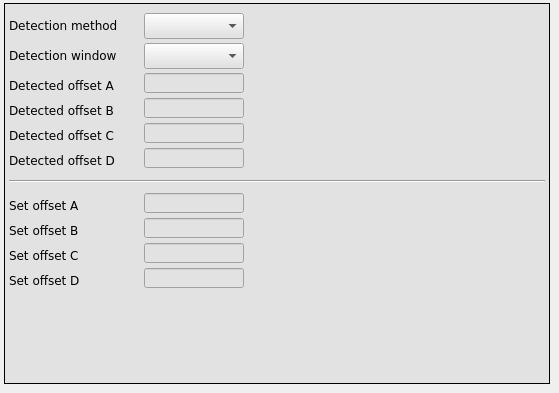
      <widget class="QWidget" name="Poly_2">
       <attribute name="title">
        <string>DC offset</string>
       </attribute>
       <widget class="caFrame" name="caframe_9">
        <property name="geometry">
         <rect>
          <x>4</x>
          <y>3</y>
          <width>546</width>
          <height>381</height>
         </rect>
        </property>
        <property name="styleSheet">
         <string notr="true">background-color: rgb(226, 226, 226);</string>
        </property>
        <property name="frameShape">
         <enum>QFrame::Box</enum>
        </property>
        <property name="frameShadow">
         <enum>QFrame::Plain</enum>
        </property>
        <widget class="QLabel" name="label_48">
         <property name="geometry">
          <rect>
           <x>5</x>
           <y>95</y>
           <width>116</width>
           <height>25</height>
          </rect>
         </property>
         <property name="font">
          <font>
           <family>DejaVu Sans</family>
          </font>
         </property>
         <property name="text">
          <string>Detected offset B</string>
         </property>
        </widget>
        <widget class="caTextEntry" name="catextentry_37">
         <property name="geometry">
          <rect>
           <x>140</x>
           <y>95</y>
           <width>100</width>
           <height>20</height>
          </rect>
         </property>
         <property name="font">
          <font>
           <family>DejaVu Sans</family>
           <pointsize>9</pointsize>
           <stylestrategy>PreferDefault</stylestrategy>
          </font>
         </property>
         <property name="alignment">
          <set>Qt::AlignRight|Qt::AlignTrailing|Qt::AlignVCenter</set>
         </property>
         <property name="channel" stdset="0">
          <string notr="true">$(BPM):calibration:zlc:detect_level:b</string>
         </property>
         <property name="background">
          <color>
           <red>255</red>
           <green>255</green>
           <blue>255</blue>
          </color>
         </property>
         <property name="colorMode">
          <enum>caLineEdit::Static</enum>
         </property>
         <property name="precision">
          <number>4</number>
         </property>
         <property name="precisionMode">
          <enum>caLineEdit::Channel</enum>
         </property>
         <property name="maxValue">
          <double>2.000000000000000</double>
         </property>
         <property name="minValue">
          <double>0.100000000000000</double>
         </property>
        </widget>
        <widget class="QLabel" name="label_49">
         <property name="geometry">
          <rect>
           <x>5</x>
           <y>120</y>
           <width>116</width>
           <height>25</height>
          </rect>
         </property>
         <property name="font">
          <font>
           <family>DejaVu Sans</family>
          </font>
         </property>
         <property name="text">
          <string>Detected offset C</string>
         </property>
        </widget>
        <widget class="caTextEntry" name="catextentry_38">
         <property name="geometry">
          <rect>
           <x>140</x>
           <y>120</y>
           <width>100</width>
           <height>20</height>
          </rect>
         </property>
         <property name="font">
          <font>
           <family>DejaVu Sans</family>
           <pointsize>9</pointsize>
           <stylestrategy>PreferDefault</stylestrategy>
          </font>
         </property>
         <property name="alignment">
          <set>Qt::AlignRight|Qt::AlignTrailing|Qt::AlignVCenter</set>
         </property>
         <property name="channel" stdset="0">
          <string notr="true">$(BPM):calibration:zlc:detect_level:c</string>
         </property>
         <property name="background">
          <color>
           <red>255</red>
           <green>255</green>
           <blue>255</blue>
          </color>
         </property>
         <property name="colorMode">
          <enum>caLineEdit::Static</enum>
         </property>
         <property name="precision">
          <number>4</number>
         </property>
         <property name="precisionMode">
          <enum>caLineEdit::Channel</enum>
         </property>
         <property name="maxValue">
          <double>2.000000000000000</double>
         </property>
         <property name="minValue">
          <double>0.100000000000000</double>
         </property>
        </widget>
        <widget class="QLabel" name="label_50">
         <property name="geometry">
          <rect>
           <x>5</x>
           <y>40</y>
           <width>121</width>
           <height>25</height>
          </rect>
         </property>
         <property name="font">
          <font>
           <family>DejaVu Sans</family>
          </font>
         </property>
         <property name="text">
          <string>Detection window</string>
         </property>
        </widget>
        <widget class="QLabel" name="label_51">
         <property name="geometry">
          <rect>
           <x>5</x>
           <y>145</y>
           <width>116</width>
           <height>25</height>
          </rect>
         </property>
         <property name="font">
          <font>
           <family>DejaVu Sans</family>
          </font>
         </property>
         <property name="text">
          <string>Detected offset D</string>
         </property>
        </widget>
        <widget class="caTextEntry" name="catextentry_40">
         <property name="geometry">
          <rect>
           <x>140</x>
           <y>145</y>
           <width>100</width>
           <height>20</height>
          </rect>
         </property>
         <property name="font">
          <font>
           <family>DejaVu Sans</family>
           <pointsize>9</pointsize>
           <stylestrategy>PreferDefault</stylestrategy>
          </font>
         </property>
         <property name="alignment">
          <set>Qt::AlignRight|Qt::AlignTrailing|Qt::AlignVCenter</set>
         </property>
         <property name="channel" stdset="0">
          <string notr="true">$(BPM):calibration:zlc:detect_level:d</string>
         </property>
         <property name="background">
          <color>
           <red>255</red>
           <green>255</green>
           <blue>255</blue>
          </color>
         </property>
         <property name="colorMode">
          <enum>caLineEdit::Static</enum>
         </property>
         <property name="precision">
          <number>4</number>
         </property>
         <property name="precisionMode">
          <enum>caLineEdit::Channel</enum>
         </property>
         <property name="maxValue">
          <double>2.000000000000000</double>
         </property>
         <property name="minValue">
          <double>0.100000000000000</double>
         </property>
        </widget>
        <widget class="caTextEntry" name="catextentry_41">
         <property name="geometry">
          <rect>
           <x>140</x>
           <y>70</y>
           <width>100</width>
           <height>20</height>
          </rect>
         </property>
         <property name="font">
          <font>
           <family>DejaVu Sans</family>
           <pointsize>9</pointsize>
           <stylestrategy>PreferDefault</stylestrategy>
          </font>
         </property>
         <property name="alignment">
          <set>Qt::AlignRight|Qt::AlignTrailing|Qt::AlignVCenter</set>
         </property>
         <property name="channel" stdset="0">
          <string notr="true">$(BPM):calibration:zlc:detect_level:a</string>
         </property>
         <property name="background">
          <color>
           <red>255</red>
           <green>255</green>
           <blue>255</blue>
          </color>
         </property>
         <property name="colorMode">
          <enum>caLineEdit::Static</enum>
         </property>
         <property name="precision">
          <number>4</number>
         </property>
         <property name="precisionMode">
          <enum>caLineEdit::Channel</enum>
         </property>
         <property name="maxValue">
          <double>2.000000000000000</double>
         </property>
         <property name="minValue">
          <double>0.100000000000000</double>
         </property>
        </widget>
        <widget class="QLabel" name="label_52">
         <property name="geometry">
          <rect>
           <x>5</x>
           <y>70</y>
           <width>121</width>
           <height>25</height>
          </rect>
         </property>
         <property name="font">
          <font>
           <family>DejaVu Sans</family>
          </font>
         </property>
         <property name="text">
          <string>Detected offset A</string>
         </property>
        </widget>
        <widget class="Line" name="line_2">
         <property name="geometry">
          <rect>
           <x>5</x>
           <y>170</y>
           <width>536</width>
           <height>16</height>
          </rect>
         </property>
         <property name="orientation">
          <enum>Qt::Horizontal</enum>
         </property>
        </widget>
        <widget class="QLabel" name="label_53">
         <property name="geometry">
          <rect>
           <x>5</x>
           <y>215</y>
           <width>116</width>
           <height>25</height>
          </rect>
         </property>
         <property name="font">
          <font>
           <family>DejaVu Sans</family>
          </font>
         </property>
         <property name="text">
          <string>Set offset B</string>
         </property>
        </widget>
        <widget class="caTextEntry" name="catextentry_42">
         <property name="geometry">
          <rect>
           <x>140</x>
           <y>215</y>
           <width>100</width>
           <height>20</height>
          </rect>
         </property>
         <property name="font">
          <font>
           <family>DejaVu Sans</family>
           <pointsize>9</pointsize>
           <stylestrategy>PreferDefault</stylestrategy>
          </font>
         </property>
         <property name="text">
          <string/>
         </property>
         <property name="alignment">
          <set>Qt::AlignRight|Qt::AlignTrailing|Qt::AlignVCenter</set>
         </property>
         <property name="channel" stdset="0">
          <string notr="true">$(BPM):calibration:zlc:offset:b</string>
         </property>
         <property name="background">
          <color>
           <red>255</red>
           <green>255</green>
           <blue>255</blue>
          </color>
         </property>
         <property name="colorMode">
          <enum>caLineEdit::Static</enum>
         </property>
         <property name="precision">
          <number>4</number>
         </property>
         <property name="precisionMode">
          <enum>caLineEdit::Channel</enum>
         </property>
         <property name="maxValue">
          <double>2.000000000000000</double>
         </property>
         <property name="minValue">
          <double>0.100000000000000</double>
         </property>
        </widget>
        <widget class="QLabel" name="label_54">
         <property name="geometry">
          <rect>
           <x>5</x>
           <y>265</y>
           <width>116</width>
           <height>25</height>
          </rect>
         </property>
         <property name="font">
          <font>
           <family>DejaVu Sans</family>
          </font>
         </property>
         <property name="text">
          <string>Set offset D</string>
         </property>
        </widget>
        <widget class="caTextEntry" name="catextentry_43">
         <property name="geometry">
          <rect>
           <x>140</x>
           <y>190</y>
           <width>100</width>
           <height>20</height>
          </rect>
         </property>
         <property name="font">
          <font>
           <family>DejaVu Sans</family>
           <pointsize>9</pointsize>
           <stylestrategy>PreferDefault</stylestrategy>
          </font>
         </property>
         <property name="text">
          <string/>
         </property>
         <property name="alignment">
          <set>Qt::AlignRight|Qt::AlignTrailing|Qt::AlignVCenter</set>
         </property>
         <property name="channel" stdset="0">
          <string notr="true">$(BPM):calibration:zlc:offset:a</string>
         </property>
         <property name="background">
          <color>
           <red>255</red>
           <green>255</green>
           <blue>255</blue>
          </color>
         </property>
         <property name="colorMode">
          <enum>caLineEdit::Static</enum>
         </property>
         <property name="precision">
          <number>4</number>
         </property>
         <property name="precisionMode">
          <enum>caLineEdit::Channel</enum>
         </property>
         <property name="maxValue">
          <double>2.000000000000000</double>
         </property>
         <property name="minValue">
          <double>0.100000000000000</double>
         </property>
        </widget>
        <widget class="caTextEntry" name="catextentry_44">
         <property name="geometry">
          <rect>
           <x>140</x>
           <y>265</y>
           <width>100</width>
           <height>20</height>
          </rect>
         </property>
         <property name="font">
          <font>
           <family>DejaVu Sans</family>
           <pointsize>9</pointsize>
           <stylestrategy>PreferDefault</stylestrategy>
          </font>
         </property>
         <property name="text">
          <string/>
         </property>
         <property name="alignment">
          <set>Qt::AlignRight|Qt::AlignTrailing|Qt::AlignVCenter</set>
         </property>
         <property name="channel" stdset="0">
          <string notr="true">$(BPM):calibration:zlc:offset:d</string>
         </property>
         <property name="background">
          <color>
           <red>255</red>
           <green>255</green>
           <blue>255</blue>
          </color>
         </property>
         <property name="colorMode">
          <enum>caLineEdit::Static</enum>
         </property>
         <property name="precision">
          <number>4</number>
         </property>
         <property name="precisionMode">
          <enum>caLineEdit::Channel</enum>
         </property>
         <property name="maxValue">
          <double>2.000000000000000</double>
         </property>
         <property name="minValue">
          <double>0.100000000000000</double>
         </property>
        </widget>
        <widget class="QLabel" name="label_56">
         <property name="geometry">
          <rect>
           <x>5</x>
           <y>190</y>
           <width>121</width>
           <height>25</height>
          </rect>
         </property>
         <property name="font">
          <font>
           <family>DejaVu Sans</family>
          </font>
         </property>
         <property name="text">
          <string>Set offset A</string>
         </property>
        </widget>
        <widget class="QLabel" name="label_57">
         <property name="geometry">
          <rect>
           <x>5</x>
           <y>240</y>
           <width>116</width>
           <height>25</height>
          </rect>
         </property>
         <property name="font">
          <font>
           <family>DejaVu Sans</family>
          </font>
         </property>
         <property name="text">
          <string>Set offset C</string>
         </property>
        </widget>
        <widget class="caTextEntry" name="catextentry_45">
         <property name="geometry">
          <rect>
           <x>140</x>
           <y>240</y>
           <width>100</width>
           <height>20</height>
          </rect>
         </property>
         <property name="font">
          <font>
           <family>DejaVu Sans</family>
           <pointsize>9</pointsize>
           <stylestrategy>PreferDefault</stylestrategy>
          </font>
         </property>
         <property name="text">
          <string/>
         </property>
         <property name="alignment">
          <set>Qt::AlignRight|Qt::AlignTrailing|Qt::AlignVCenter</set>
         </property>
         <property name="channel" stdset="0">
          <string notr="true">$(BPM):calibration:zlc:offset:c</string>
         </property>
         <property name="background">
          <color>
           <red>255</red>
           <green>255</green>
           <blue>255</blue>
          </color>
         </property>
         <property name="colorMode">
          <enum>caLineEdit::Static</enum>
         </property>
         <property name="precision">
          <number>4</number>
         </property>
         <property name="precisionMode">
          <enum>caLineEdit::Channel</enum>
         </property>
         <property name="maxValue">
          <double>2.000000000000000</double>
         </property>
         <property name="minValue">
          <double>0.100000000000000</double>
         </property>
        </widget>
        <widget class="caMenu" name="camenu_10">
         <property name="geometry">
          <rect>
           <x>140</x>
           <y>40</y>
           <width>100</width>
           <height>26</height>
          </rect>
         </property>
         <property name="font">
          <font>
           <family>DejaVu Sans</family>
           <pointsize>10</pointsize>
          </font>
         </property>
         <property name="styleSheet">
          <string notr="true">color: rgb(0, 0, 0);</string>
         </property>
         <property name="frame">
          <bool>true</bool>
         </property>
         <property name="channel" stdset="0">
          <string notr="true">$(BPM):calibration:zlc:window</string>
         </property>
         <property name="labelDisplay">
          <bool>false</bool>
         </property>
        </widget>
        <widget class="caMenu" name="camenu_11">
         <property name="geometry">
          <rect>
           <x>140</x>
           <y>10</y>
           <width>100</width>
           <height>26</height>
          </rect>
         </property>
         <property name="font">
          <font>
           <family>DejaVu Sans</family>
           <pointsize>10</pointsize>
          </font>
         </property>
         <property name="styleSheet">
          <string notr="true">color: rgb(0, 0, 0);</string>
         </property>
         <property name="frame">
          <bool>true</bool>
         </property>
         <property name="channel" stdset="0">
          <string notr="true">$(BPM):calibration:zlc:detect_level:detect</string>
         </property>
         <property name="labelDisplay">
          <bool>false</bool>
         </property>
        </widget>
        <widget class="QLabel" name="label_58">
         <property name="geometry">
          <rect>
           <x>5</x>
           <y>10</y>
           <width>121</width>
           <height>25</height>
          </rect>
         </property>
         <property name="font">
          <font>
           <family>DejaVu Sans</family>
          </font>
         </property>
         <property name="text">
          <string>Detection method</string>
         </property>
        </widget>
        <widget class="caImage" name="caimage">
         <property name="geometry">
          <rect>
           <x>270</x>
           <y>190</y>
           <width>160</width>
           <height>142</height>
          </rect>
         </property>
         <property name="filename" stdset="0">
          <string notr="true">images/DC_offset.png</string>
         </property>
        </widget>
       </widget>
      </widget>
